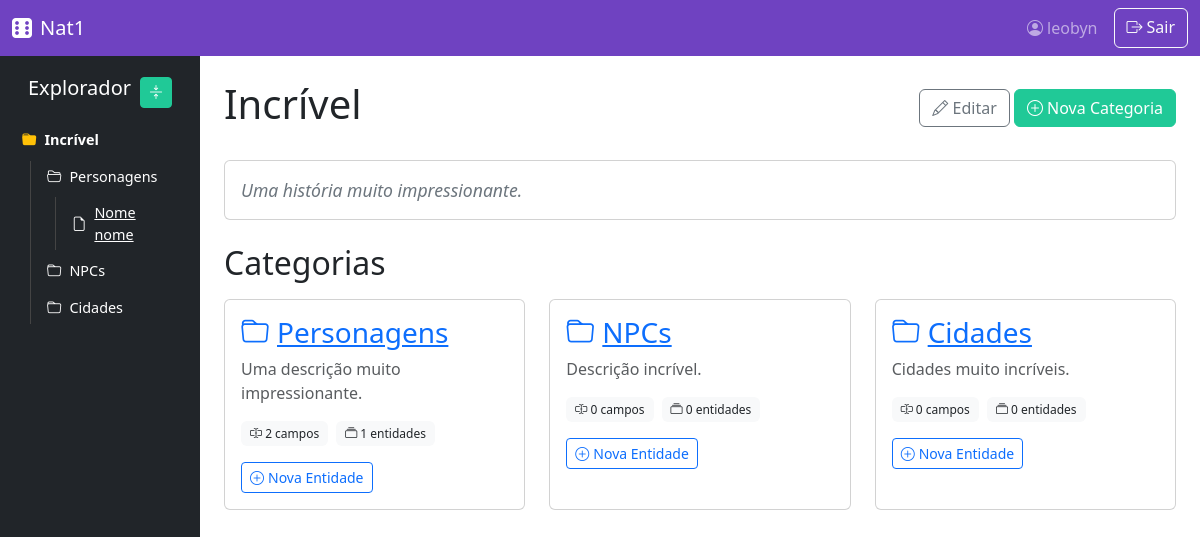
Screenshot of /campanhas/1/ (signed in) with the database file from the repository.
### campanhas/models.py (models this page shows, shortened)
class Campanha(models.Model):
    mestre = models.ForeignKey(User, on_delete=models.CASCADE)
    nome = models.CharField(max_length=100)
    prologo = models.TextField(blank=True)
    data_criacao = models.DateTimeField(auto_now_add=True)

class Categoria(models.Model):
    campanha = models.ForeignKey(Campanha, on_delete=models.CASCADE, related_name='categorias')
    nome = models.CharField(max_length=50)
    descricao = models.TextField(blank=True)

class Entidade(models.Model):
    categoria = models.ForeignKey(Categoria, on_delete=models.CASCADE, related_name='entidades')
    nome = models.CharField(max_length=100, default="")
    valores_campos = models.JSONField(encoder=DjangoJSONEncoder, default=dict)
    created_at = models.DateTimeField(default=timezone.now, editable=False)
    updated_at = models.DateTimeField(auto_now=True)

### campanhas/views.py (the view)
# urls.py: path('<int:pk>/', views.CampanhaDetailView.as_view(), name='detail'),
class CampanhaDetailView(LoginRequiredMixin, DetailView):
    model = Campanha
    template_name = 'campanhas/campanha_detail.html'
    def get_queryset(self):
        return Campanha.objects.filter(mestre=self.request.user).prefetch_related(
            Prefetch('categorias', queryset=Categoria.objects.all().prefetch_related('campos', 'entidades'))
        )
    def get_context_data(self, **kwargs):
        context = super().get_context_data(**kwargs)
        context['categorias'] = self.object.categorias.all()
        return context

### campanhas/templates/campanhas/campanha_detail.html
{% extends 'base.html' %}
{% block sidebar %}
    {% include 'campanhas/partials/file_tree.html' with campanha=object %}
{% endblock %}
{% block content %}
<div class="d-flex justify-content-between align-items-center mb-4">
    <h1>{{ object.nome }}</h1>
    <div>
        <a href="{% url 'campanhas:update' object.pk %}" class="btn btn-outline-secondary">
            <i class="bi bi-pencil"></i> Editar
        </a>
        <a href="{% url 'campanhas:categoria-create' object.pk %}" class="btn btn-custom">
            <i class="bi bi-plus-circle"></i> Nova Categoria
        </a>
    </div>
</div>
<div class="campanha-prologo card mb-4">
    <div class="card-body">
        <p class="card-text">{{ object.prologo }}</p>
    </div>
</div>
<h2 class="mb-3">Categorias</h2>
{% if categorias %}
<div class="row">
    {% for categoria in categorias %}
    <div class="col-lg-4 mb-4">
        <div class="categoria-card card h-100">
            <div class="card-body">
                <h3 class="card-title">
                    <a href="{% url 'campanhas:categoria-detail' categoria.pk %}">
                        <i class="bi bi-folder me-2"></i>{{ categoria.nome }}
                    </a>
                </h3>
                {% if categoria.descricao %}
                <p class="card-text text-muted">
                    {{ categoria.descricao|truncatechars:100 }}
                </p>
                {% endif %}
                <div class="categoria-stats d-flex gap-2 mt-3">
                    <span class="badge bg-light text-dark">
                        <i class="bi bi-input-cursor-text"></i>
                        {{ categoria.campos.count }} campos
                    </span>
                    <span class="badge bg-light text-dark">
                        <i class="bi bi-collection"></i>
                        {{ categoria.entidades.count }} entidades
                    </span>
                </div>
                <div class="mt-3">
                    <a href="{% url 'campanhas:entidade-create' categoria.pk %}"
                       class="btn btn-sm btn-outline-primary">
                        <i class="bi bi-plus-circle me-1"></i>Nova Entidade
                    </a>
                </div>
            </div>
        </div>
    </div>
    {% endfor %}
</div>
{% else %}
<div class="alert alert-info">
    <i class="bi bi-info-circle me-2"></i>
    Nenhuma categoria criada ainda. Comece criando sua primeira categoria!
</div>
{% endif %}
{% endblock %}

### templates/base.html (shortened to what this page needs)
{% load static %}
<!DOCTYPE html>
<html lang="pt-br">
  <head>
    <link
      href="https://cdn.jsdelivr.net/npm/bootstrap@5.3.0/dist/css/bootstrap.min.css"
      rel="stylesheet"
    />
    <link
      rel="stylesheet"
      href="https://cdn.jsdelivr.net/npm/bootstrap-icons@1.10.0/font/bootstrap-icons.css"
    />
    <link rel="stylesheet" href="{% static 'css/campanhas.css' %}" />
  </head>
  <body>
    <nav class="navbar navbar-expand-lg navbar-dark navbar-custom">
      <div class="container-fluid">
        <a class="navbar-brand" href="{% url 'campanhas:list' %}">
          <i class="bi bi-dice-6-fill me-2"></i>Nat1
        </a>
        <div class="collapse navbar-collapse" id="navbarNav">
          <div class="d-flex">
            {% if user.is_authenticated %}
            <span class="navbar-text me-3">
              <i class="bi bi-person-circle me-1"></i>{{ user.username }}
            </span>
            <a class="btn btn-outline-light" href="{% url 'login' %}">
              <i class="bi bi-box-arrow-right me-1"></i>Sair
            </a>
            {% endif %}
          </div>
        </div>
      </div>
    </nav>
    <div class="container-fluid">
      <div class="row">
        {% block sidebar %}{% endblock %}
        <main class="col-md-9 ms-sm-auto col-lg-10 px-md-4 py-4">
          {% block content %}{% endblock %}
        </main>
      </div>
    </div>
  </body>
</html>

### campanhas/templates/campanhas/partials/file_tree.html
<div class="sidebar col-md-3 col-lg-2 d-md-block bg-dark text-white">
  <div class="position-sticky">
    <div class="d-flex justify-content-between align-items-center mb-3 px-3">
      <h5>Explorador</h5>
      <button class="btn btn-sm btn-custom" id="collapse-all">
        <i class="bi bi-arrows-collapse"></i>
      </button>
    </div>
    <div class="file-tree">
      {% if campanha %}
      <div class="tree-node">
        <i class="bi bi-folder-fill text-warning"></i>
        <span class="ms-2 fw-bold">{{ campanha.nome }}</span>
      </div>
      <ul class="tree-list ps-3">
        {% for categoria in campanha.categorias.all %}
        <li>
          <div
            class="tree-node folder-toggle"
            data-folder="cat-{{ categoria.id }}"
          >
            <i
              class="bi {% if categoria.id == object.id %}bi-folder2-open{% else %}bi-folder{% endif %}"
            ></i>
            <span class="ms-2">{{ categoria.nome }}</span>
          </div>
          <ul
            id="folder-cat-{{ categoria.id }}"
            class="tree-list ps-3 {% if categoria.id == object.id %}d-block{% else %}d-none{% endif %}"
          >
            {% for entidade in categoria.entidades.all %}
            <li>
              <div class="tree-node">
                <i class="bi bi-file-earmark"></i>
                <a
                  href="{% url 'campanhas:entidade-detail' entidade.pk %}"
                  class="ms-2 text-white"
                >
                  {{ entidade.nome }}
                </a>
              </div>
            </li>
            {% empty %}
            <li class="text-muted small">Nenhuma entidade</li>
            {% endfor %}
          </ul>
        </li>
        {% empty %}
        <li class="text-muted small">Nenhuma categoria</li>
        {% endfor %}
      </ul>
      {% else %}
      <div class="text-muted">Nenhuma campanha selecionada</div>
      {% endif %}
    </div>
  </div>
</div>

### static/css/campanhas.css (style rules this page uses)
.campanha-prologo { font-style: italic; color: #6c757d; font-size: 1.1rem; }
.categoria-stats .badge { font-weight: normal; padding: 0.5em 0.75em; }
.file-tree { font-size: 0.9rem; padding: 0 10px; }
.tree-node { padding: 5px 0; cursor: pointer; display: flex; align-items: center; border-radius: 4px; transition: all 0.2s; }
.tree-list { list-style-type: none; padding-left: 15px; border-left: 1px solid #444; margin-left: 8px; }
.tree-list li { margin: 5px 0; }
.folder-toggle { cursor: pointer; user-select: none; }
.sidebar { position: fixed; left: 0; top: 56px; bottom: 0; overflow-y: auto; z-index: 100; }
main { margin-left: 25%; }

### templates/base.html (style rules this page uses)
:root { --primary-color: #6f42c1; --secondary-color: #20c997; --dark-bg: #212529; }
.navbar-custom { background-color: var(--primary-color) !important; }
.btn-custom { background-color: var(--secondary-color); border-color: var(--secondary-color); color: #fff; }
.sidebar { background-color: var(--dark-bg); color: #f8f9fa; min-height: 100vh; padding-top: 20px; }

### rows the page displays
Campanha: nome "Incrível", prologo "Uma história muito impressionante."
Categoria: nome "Personagens", descricao "Uma descrição muito impressionante.", campos.count "2", entidades.count "1"
Entidade: nome "Nome nome"
Categoria: nome "NPCs", descricao "Descrição incrível.", campos.count "0", entidades.count "0"
Categoria: nome "Cidades", descricao "Cidades muito incríveis.", campos.count "0", entidades.count "0"

### other values shown
{{ user.username }} "leobyn"
